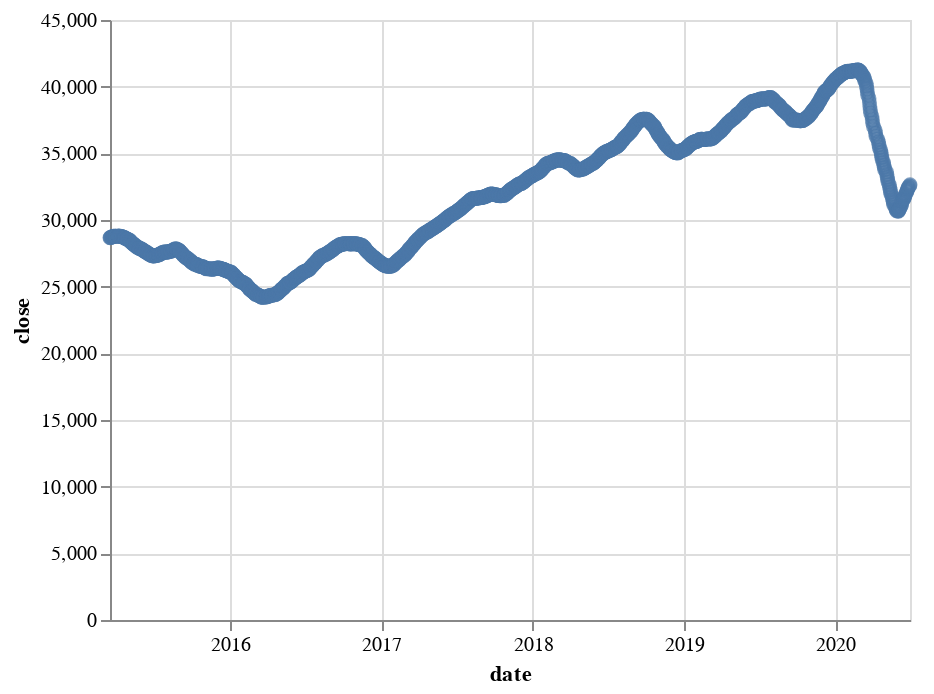

The notebook cell this image was saved under:
### Code cell
alt.Chart(altdata_fiftydays).mark_point().encode(
    x='date',
    y='close'
)

### Figure 1 — Vega-Lite specification as saved in the notebook (floating-point values rounded to 4 significant figures; data arrays with more than 128 entries replaced by an {"elided": "..."} marker saying what was removed)
{"config": {"view": {"continuousWidth": 400, "continuousHeight": 300}}, "data": {"name": "data-a4b393a42d9d477371c8758475e2e1a0"}, "mark": "point", "encoding": {"x": {"field": "date", "type": "temporal"}, "y": {"field": "close", "type": "quantitative"}}, "$schema": "https://vega.github.io/schema/vega-lite/v4.17.0.json", "datasets": {"data-a4b393a42d9d477371c8758475e2e1a0": {"elided": "1296 records"}}}
